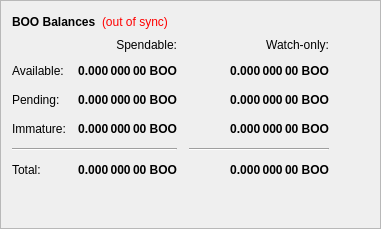
        <widget class="QFrame" name="frame">
         <property name="frameShape">
          <enum>QFrame::StyledPanel</enum>
         </property>
         <property name="frameShadow">
          <enum>QFrame::Raised</enum>
         </property>
         <layout class="QVBoxLayout" name="verticalLayout_4">
          <item>
           <layout class="QHBoxLayout" name="horizontalLayout_4">
            <item>
             <widget class="QLabel" name="label_5">
              <property name="font">
               <font>
                <weight>75</weight>
                <bold>true</bold>
               </font>
              </property>
              <property name="text">
               <string>BOO Balances</string>
              </property>
             </widget>
            </item>
            <item>
             <widget class="QLabel" name="labelWalletStatus">
              <property name="cursor">
               <cursorShape>WhatsThisCursor</cursorShape>
              </property>
              <property name="toolTip">
               <string>The displayed information may be out of date. Your wallet automatically synchronizes with the BOO network after a connection is established, but this process has not completed yet.</string>
              </property>
              <property name="styleSheet">
               <string notr="true">QLabel { color: red; }</string>
              </property>
              <property name="text">
               <string notr="true">(out of sync)</string>
              </property>
              <property name="alignment">
               <set>Qt::AlignLeading|Qt::AlignLeft|Qt::AlignVCenter</set>
              </property>
             </widget>
            </item>
            <item>
             <spacer name="horizontalSpacer_3">
              <property name="orientation">
               <enum>Qt::Horizontal</enum>
              </property>
              <property name="sizeHint" stdset="0">
               <size>
                <width>40</width>
                <height>20</height>
               </size>
              </property>
             </spacer>
            </item>
           </layout>
          </item>
          <item>
           <layout class="QGridLayout" name="gridLayout">
            <property name="spacing">
             <number>12</number>
            </property>
            <item row="2" column="2">
             <widget class="QLabel" name="labelWatchPending">
              <property name="font">
               <font>
                <weight>75</weight>
                <bold>true</bold>
               </font>
              </property>
              <property name="cursor">
               <cursorShape>IBeamCursor</cursorShape>
              </property>
              <property name="toolTip">
               <string>Unconfirmed transactions to watch-only addresses</string>
              </property>
              <property name="text">
               <string notr="true">0.000 000 00 BOO</string>
              </property>
              <property name="alignment">
               <set>Qt::AlignRight|Qt::AlignTrailing|Qt::AlignVCenter</set>
              </property>
              <property name="textInteractionFlags">
               <set>Qt::LinksAccessibleByMouse|Qt::TextSelectableByKeyboard|Qt::TextSelectableByMouse</set>
              </property>
             </widget>
            </item>
            <item row="2" column="1">
             <widget class="QLabel" name="labelUnconfirmed">
              <property name="font">
               <font>
                <weight>75</weight>
                <bold>true</bold>
               </font>
              </property>
              <property name="cursor">
               <cursorShape>IBeamCursor</cursorShape>
              </property>
              <property name="toolTip">
               <string>Total of transactions that have yet to be confirmed, and do not yet count toward the spendable balance</string>
              </property>
              <property name="text">
               <string notr="true">0.000 000 00 BOO</string>
              </property>
              <property name="alignment">
               <set>Qt::AlignRight|Qt::AlignTrailing|Qt::AlignVCenter</set>
              </property>
              <property name="textInteractionFlags">
               <set>Qt::LinksAccessibleByMouse|Qt::TextSelectableByKeyboard|Qt::TextSelectableByMouse</set>
              </property>
             </widget>
            </item>
            <item row="3" column="2">
             <widget class="QLabel" name="labelWatchImmature">
              <property name="font">
               <font>
                <weight>75</weight>
                <bold>true</bold>
               </font>
              </property>
              <property name="cursor">
               <cursorShape>IBeamCursor</cursorShape>
              </property>
              <property name="toolTip">
               <string>Staked or masternode rewards in watch-only addresses that has not yet matured</string>
              </property>
              <property name="text">
               <string notr="true">0.000 000 00 BOO</string>
              </property>
              <property name="alignment">
               <set>Qt::AlignRight|Qt::AlignTrailing|Qt::AlignVCenter</set>
              </property>
              <property name="textInteractionFlags">
               <set>Qt::LinksAccessibleByMouse|Qt::TextSelectableByKeyboard|Qt::TextSelectableByMouse</set>
              </property>
             </widget>
            </item>
            <item row="4" column="0" colspan="2">
             <widget class="Line" name="lineSpendableBalance">
              <property name="orientation">
               <enum>Qt::Horizontal</enum>
              </property>
             </widget>
            </item>
            <item row="4" column="2">
             <widget class="Line" name="lineWatchBalance">
              <property name="sizePolicy">
               <sizepolicy hsizetype="Preferred" vsizetype="Fixed">
                <horstretch>0</horstretch>
                <verstretch>0</verstretch>
               </sizepolicy>
              </property>
              <property name="minimumSize">
               <size>
                <width>140</width>
                <height>0</height>
               </size>
              </property>
              <property name="orientation">
               <enum>Qt::Horizontal</enum>
              </property>
             </widget>
            </item>
            <item row="5" column="0">
             <widget class="QLabel" name="labelTotalText">
              <property name="text">
               <string>Total:</string>
              </property>
             </widget>
            </item>
            <item row="3" column="1">
             <widget class="QLabel" name="labelImmature">
              <property name="font">
               <font>
                <weight>75</weight>
                <bold>true</bold>
               </font>
              </property>
              <property name="cursor">
               <cursorShape>IBeamCursor</cursorShape>
              </property>
              <property name="toolTip">
               <string>Staked or masternode rewards that has not yet matured</string>
              </property>
              <property name="text">
               <string notr="true">0.000 000 00 BOO</string>
              </property>
              <property name="alignment">
               <set>Qt::AlignRight|Qt::AlignTrailing|Qt::AlignVCenter</set>
              </property>
              <property name="textInteractionFlags">
               <set>Qt::LinksAccessibleByMouse|Qt::TextSelectableByKeyboard|Qt::TextSelectableByMouse</set>
              </property>
             </widget>
            </item>
            <item row="2" column="3">
             <spacer name="horizontalSpacer_2">
              <property name="orientation">
               <enum>Qt::Horizontal</enum>
              </property>
              <property name="sizeHint" stdset="0">
               <size>
                <width>40</width>
                <height>20</height>
               </size>
              </property>
             </spacer>
            </item>
            <item row="3" column="0">
             <widget class="QLabel" name="labelImmatureText">
              <property name="text">
               <string>Immature:</string>
              </property>
             </widget>
            </item>
            <item row="5" column="1">
             <widget class="QLabel" name="labelTotal">
              <property name="font">
               <font>
                <weight>75</weight>
                <bold>true</bold>
               </font>
              </property>
              <property name="cursor">
               <cursorShape>IBeamCursor</cursorShape>
              </property>
              <property name="toolTip">
               <string>Your current total balance</string>
              </property>
              <property name="text">
               <string notr="true">0.000 000 00 BOO</string>
              </property>
              <property name="alignment">
               <set>Qt::AlignRight|Qt::AlignTrailing|Qt::AlignVCenter</set>
              </property>
              <property name="textInteractionFlags">
               <set>Qt::LinksAccessibleByMouse|Qt::TextSelectableByKeyboard|Qt::TextSelectableByMouse</set>
              </property>
             </widget>
            </item>
            <item row="5" column="2">
             <widget class="QLabel" name="labelWatchTotal">
              <property name="font">
               <font>
                <weight>75</weight>
                <bold>true</bold>
               </font>
              </property>
              <property name="cursor">
               <cursorShape>IBeamCursor</cursorShape>
              </property>
              <property name="toolTip">
               <string>Current total balance in watch-only addresses</string>
              </property>
              <property name="text">
               <string notr="true">0.000 000 00 BOO</string>
              </property>
              <property name="alignment">
               <set>Qt::AlignRight|Qt::AlignTrailing|Qt::AlignVCenter</set>
              </property>
              <property name="textInteractionFlags">
               <set>Qt::LinksAccessibleByMouse|Qt::TextSelectableByKeyboard|Qt::TextSelectableByMouse</set>
              </property>
             </widget>
            </item>
            <item row="0" column="2">
             <widget class="QLabel" name="labelWatchonly">
              <property name="text">
               <string>Watch-only:</string>
              </property>
              <property name="alignment">
               <set>Qt::AlignRight|Qt::AlignTrailing|Qt::AlignVCenter</set>
              </property>
             </widget>
            </item>
            <item row="1" column="0">
             <widget class="QLabel" name="labelBalanceText">
              <property name="text">
               <string>Available:</string>
              </property>
             </widget>
            </item>
            <item row="1" column="1">
             <widget class="QLabel" name="labelBalance">
              <property name="font">
               <font>
                <weight>75</weight>
                <bold>true</bold>
               </font>
              </property>
              <property name="cursor">
               <cursorShape>IBeamCursor</cursorShape>
              </property>
              <property name="toolTip">
               <string>Your current spendable balance</string>
              </property>
              <property name="text">
               <string notr="true">0.000 000 00 BOO</string>
              </property>
              <property name="alignment">
               <set>Qt::AlignRight|Qt::AlignTrailing|Qt::AlignVCenter</set>
              </property>
              <property name="textInteractionFlags">
               <set>Qt::LinksAccessibleByMouse|Qt::TextSelectableByKeyboard|Qt::TextSelectableByMouse</set>
              </property>
             </widget>
            </item>
            <item row="1" column="2">
             <widget class="QLabel" name="labelWatchAvailable">
              <property name="font">
               <font>
                <weight>75</weight>
                <bold>true</bold>
               </font>
              </property>
              <property name="cursor">
               <cursorShape>IBeamCursor</cursorShape>
              </property>
              <property name="toolTip">
               <string>Your current balance in watch-only addresses</string>
              </property>
              <property name="text">
               <string notr="true">0.000 000 00 BOO</string>
              </property>
              <property name="alignment">
               <set>Qt::AlignRight|Qt::AlignTrailing|Qt::AlignVCenter</set>
              </property>
              <property name="textInteractionFlags">
               <set>Qt::LinksAccessibleByMouse|Qt::TextSelectableByKeyboard|Qt::TextSelectableByMouse</set>
              </property>
             </widget>
            </item>
            <item row="2" column="0">
             <widget class="QLabel" name="labelPendingText">
              <property name="text">
               <string>Pending:</string>
              </property>
             </widget>
            </item>
            <item row="0" column="1">
             <widget class="QLabel" name="labelSpendable">
              <property name="text">
               <string>Spendable:</string>
              </property>
              <property name="alignment">
               <set>Qt::AlignRight|Qt::AlignTrailing|Qt::AlignVCenter</set>
              </property>
             </widget>
            </item>
           </layout>
          </item>
          <item>
           <spacer name="verticalSpacer_4">
            <property name="orientation">
             <enum>Qt::Vertical</enum>
            </property>
            <property name="sizeHint" stdset="0">
             <size>
              <width>20</width>
              <height>40</height>
             </size>
            </property>
           </spacer>
          </item>
         </layout>
        </widget>
